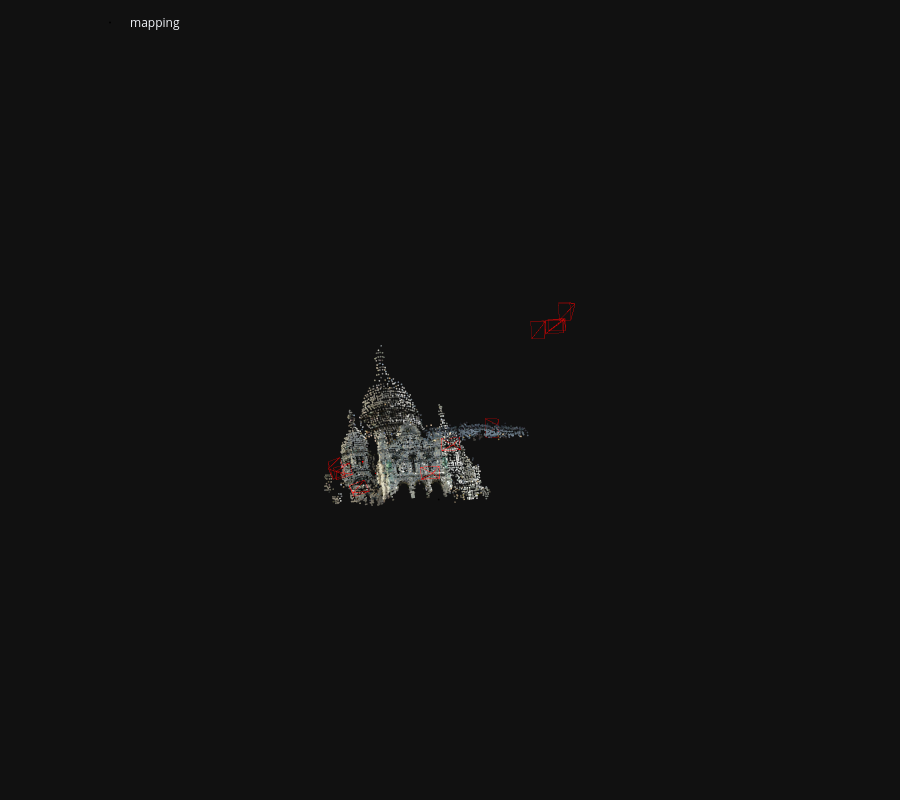

Notebook source saved alongside this figure:
### Code cell
fig = viz_3d.init_figure()
viz_3d.plot_reconstruction(
    fig, model, color="rgba(255,0,0,0.5)", name="mapping", points_rgb=True
)
fig.show()

### Figure 1 — Plotly figure (JSON) as saved in the notebook; plotly's stock layout.template omitted (floating-point values rounded to 4 significant figures; data arrays with more than 128 entries replaced by an {"elided": "..."} marker saying what was removed)
{"data": [{"legendgroup": "mapping", "marker": {"color": {"elided": "5877x3 int values"}, "line": {"width": 0}, "size": 1}, "mode": "markers", "name": "mapping", "type": "scatter3d", "x": {"elided": "5877 float values"}, "y": {"elided": "5877 float values"}, "z": {"elided": "5877 float values"}}, {"hovertemplate": "Image(image_id=1, camera=Camera(camera_id=1), name=\"mapping/02928139_3448003521.jpg\", has_pose=1, triangulated=3241/5000)", "legendgroup": "mapping", "line": {"color": "rgba(255,0,0,0.5)", "width": 1}, "mode": "lines", "name": "1", "showlegend": false, "type": "scatter3d", "x": [0.4583, 0.2806, 0.4636, 0.4583, 0.4636, 0.4673, 0.4583, 0.4673, 0.2843, 0.4583, 0.2843, 0.2806], "y": [0.3697, 0.2949, 0.3022, 0.3697, 0.3022, 0.557, 0.3697, 0.557, 0.5497, 0.3697, 0.5497, 0.2949], "z": [1.502, 1.789, 1.841, 1.502, 1.841, 1.792, 1.502, 1.792, 1.74, 1.502, 1.74, 1.789]}, {"hovertemplate": "Image(image_id=2, camera=Camera(camera_id=2), name=\"mapping/03903474_1471484089.jpg\", has_pose=1, triangulated=2741/5000)", "legendgroup": "mapping", "line": {"color": "rgba(255,0,0,0.5)", "width": 1}, "mode": "lines", "name": "2", "showlegend": false, "type": "scatter3d", "x": [-0.454, -0.6207, -0.3611, -0.454, -0.3611, -0.3521, -0.454, -0.3521, -0.6117, -0.454, -0.6117, -0.6207], "y": [1.153, 1.075, 1.061, 1.153, 1.061, 1.231, 1.153, 1.231, 1.245, 1.153, 1.245, 1.075], "z": [3.652, 3.822, 3.866, 3.652, 3.866, 3.867, 3.652, 3.867, 3.823, 3.652, 3.823, 3.822]}, {"hovertemplate": "Image(image_id=3, camera=Camera(camera_id=3), name=\"mapping/10265353_3838484249.jpg\", has_pose=1, triangulated=3314/5000)", "legendgroup": "mapping", "line": {"color": "rgba(255,0,0,0.5)", "width": 1}, "mode": "lines", "name": "3", "showlegend": false, "type": "scatter3d", "x": [-1.795, -1.845, -1.617, -1.795, -1.617, -1.573, -1.795, -1.573, -1.801, -1.795, -1.801, -1.845], "y": [1.109, 1.078, 0.9986, 1.109, 0.9986, 1.16, 1.109, 1.16, 1.239, 1.109, 1.239, 1.078], "z": [3.327, 3.584, 3.486, 3.327, 3.486, 3.458, 3.327, 3.458, 3.556, 3.327, 3.556, 3.584]}, {"hovertemplate": "Image(image_id=4, camera=Camera(camera_id=4), name=\"mapping/17295357_9106075285.jpg\", has_pose=1, triangulated=2554/5000)", "legendgroup": "mapping", "line": {"color": "rgba(255,0,0,0.5)", "width": 1}, "mode": "lines", "name": "4", "showlegend": false, "type": "scatter3d", "x": [1.385, 1.159, 1.4, 1.385, 1.4, 1.411, 1.385, 1.411, 1.169, 1.385, 1.169, 1.159], "y": [-1.41, -1.381, -1.385, -1.41, -1.385, -1.224, -1.41, -1.224, -1.22, -1.41, -1.22, -1.381], "z": [-4.363, -3.9, -3.848, -4.363, -3.848, -3.882, -4.363, -3.882, -3.934, -4.363, -3.934, -3.9]}, {"hovertemplate": "Image(image_id=5, camera=Camera(camera_id=5), name=\"mapping/32809961_8274055477.jpg\", has_pose=1, triangulated=3034/5000)", "legendgroup": "mapping", "line": {"color": "rgba(255,0,0,0.5)", "width": 1}, "mode": "lines", "name": "5", "showlegend": false, "type": "scatter3d", "x": [-1.566, -1.622, -1.409, -1.566, -1.409, -1.34, -1.566, -1.34, -1.553, -1.566, -1.553, -1.622], "y": [1.44, 1.352, 1.268, 1.44, 1.268, 1.422, 1.44, 1.422, 1.506, 1.44, 1.506, 1.352], "z": [3.941, 4.18, 4.055, 3.941, 4.055, 4.069, 3.941, 4.069, 4.193, 3.941, 4.193, 4.18]}, {"hovertemplate": "Image(image_id=6, camera=Camera(camera_id=6), name=\"mapping/44120379_8371960244.jpg\", has_pose=1, triangulated=3071/4859)", "legendgroup": "mapping", "line": {"color": "rgba(255,0,0,0.5)", "width": 1}, "mode": "lines", "name": "6", "showlegend": false, "type": "scatter3d", "x": [-0.1662, -0.3354, -0.07507, -0.1662, -0.07507, -0.06857, -0.1662, -0.06857, -0.3289, -0.1662, -0.3289, -0.3354], "y": [0.6858, 0.6074, 0.5975, 0.6858, 0.5975, 0.7678, 0.6858, 0.7678, 0.7776, 0.6858, 0.7776, 0.6074], "z": [2.305, 2.49, 2.535, 2.305, 2.535, 2.534, 2.305, 2.534, 2.489, 2.305, 2.489, 2.49]}, {"hovertemplate": "Image(image_id=7, camera=Camera(camera_id=7), name=\"mapping/51091044_3486849416.jpg\", has_pose=1, triangulated=2872/5000)", "legendgroup": "mapping", "line": {"color": "rgba(255,0,0,0.5)", "width": 1}, "mode": "lines", "name": "7", "showlegend": false, "type": "scatter3d", "x": [1.126, 0.9182, 1.101, 1.126, 1.101, 1.115, 1.126, 1.115, 0.9322, 1.126, 0.9322, 0.9182], "y": [-1.374, -1.343, -1.346, -1.374, -1.346, -1.105, -1.374, -1.105, -1.102, -1.374, -1.102, -1.343], "z": [-4.347, -3.704, -3.671, -4.347, -3.671, -3.726, -4.347, -3.726, -3.758, -4.347, -3.758, -3.704]}, {"hovertemplate": "Image(image_id=8, camera=Camera(camera_id=8), name=\"mapping/60584745_2207571072.jpg\", has_pose=1, triangulated=3336/5000)", "legendgroup": "mapping", "line": {"color": "rgba(255,0,0,0.5)", "width": 1}, "mode": "lines", "name": "8", "showlegend": false, "type": "scatter3d", "x": [-1.91, -1.915, -1.753, -1.91, -1.753, -1.679, -1.91, -1.679, -1.841, -1.91, -1.841, -1.915], "y": [1.068, 0.9864, 0.9233, 1.068, 0.9233, 1.165, 1.068, 1.165, 1.229, 1.068, 1.229, 0.9864], "z": [3.248, 3.543, 3.467, 3.248, 3.467, 3.424, 3.248, 3.424, 3.5, 3.248, 3.5, 3.543]}, {"hovertemplate": "Image(image_id=9, camera=Camera(camera_id=9), name=\"mapping/71295362_4051449754.jpg\", has_pose=1, triangulated=3584/5000)", "legendgroup": "mapping", "line": {"color": "rgba(255,0,0,0.5)", "width": 1}, "mode": "lines", "name": "9", "showlegend": false, "type": "scatter3d", "x": [1.539, 1.305, 1.465, 1.539, 1.465, 1.479, 1.539, 1.479, 1.318, 1.539, 1.318, 1.305], "y": [-1.649, -1.627, -1.629, -1.649, -1.629, -1.387, -1.649, -1.387, -1.385, -1.649, -1.385, -1.627], "z": [-4.922, -4.26, -4.223, -4.922, -4.223, -4.273, -4.922, -4.273, -4.309, -4.922, -4.309, -4.26]}, {"hovertemplate": "Image(image_id=10, camera=Camera(camera_id=10), name=\"mapping/93341989_396310999.jpg\", has_pose=1, triangulated=3900/5000)", "legendgroup": "mapping", "line": {"color": "rgba(255,0,0,0.5)", "width": 1}, "mode": "lines", "name": "10", "showlegend": false, "type": "scatter3d", "x": [1.385, 1.116, 1.359, 1.385, 1.359, 1.372, 1.385, 1.372, 1.129, 1.385, 1.129, 1.116], "y": [-1.393, -1.355, -1.364, -1.393, -1.364, -1.18, -1.393, -1.18, -1.172, -1.393, -1.172, -1.355], "z": [-4.343, -3.691, -3.637, -4.343, -3.637, -3.669, -4.343, -3.669, -3.723, -4.343, -3.723, -3.691]}], "layout": {"height": 800, "legend": {"orientation": "h", "x": 0.1, "xanchor": "left", "y": 0.99, "yanchor": "top"}, "margin": {"b": 0, "l": 0, "pad": 0, "r": 0, "t": 0}, "scene": {"aspectmode": "data", "camera": {"eye": {"x": 0, "y": -0.1, "z": -2}, "projection": {"type": "orthographic"}, "up": {"x": 0, "y": -1, "z": 0}}, "dragmode": "orbit", "xaxis": {"autorange": true, "showbackground": false, "showgrid": false, "showline": false, "showticklabels": true, "visible": false}, "yaxis": {"autorange": true, "showbackground": false, "showgrid": false, "showline": false, "showticklabels": true, "visible": false}, "zaxis": {"autorange": true, "showbackground": false, "showgrid": false, "showline": false, "showticklabels": true, "visible": false}}}}
